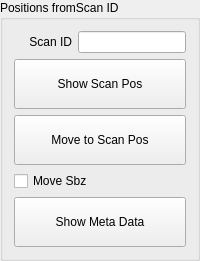
                <widget class="QGroupBox" name="groupBox_13">
                 <property name="sizePolicy">
                  <sizepolicy hsizetype="Fixed" vsizetype="Preferred">
                   <horstretch>0</horstretch>
                   <verstretch>0</verstretch>
                  </sizepolicy>
                 </property>
                 <property name="title">
                  <string>Positions fromScan ID</string>
                 </property>
                 <layout class="QGridLayout" name="gridLayout_85">
                  <item row="0" column="0">
                   <layout class="QHBoxLayout" name="horizontalLayout_10">
                    <item>
                     <widget class="QLabel" name="label_166">
                      <property name="sizePolicy">
                       <sizepolicy hsizetype="Preferred" vsizetype="Fixed">
                        <horstretch>0</horstretch>
                        <verstretch>0</verstretch>
                       </sizepolicy>
                      </property>
                      <property name="text">
                       <string>Scan ID</string>
                      </property>
                      <property name="alignment">
                       <set>Qt::AlignRight|Qt::AlignTrailing|Qt::AlignVCenter</set>
                      </property>
                     </widget>
                    </item>
                    <item>
                     <widget class="QLineEdit" name="le_sid_position_mll">
                      <property name="sizePolicy">
                       <sizepolicy hsizetype="Preferred" vsizetype="Fixed">
                        <horstretch>0</horstretch>
                        <verstretch>0</verstretch>
                       </sizepolicy>
                      </property>
                     </widget>
                    </item>
                   </layout>
                  </item>
                  <item row="2" column="0">
                   <widget class="QPushButton" name="pb_recover_scan_pos_mll">
                    <property name="enabled">
                     <bool>true</bool>
                    </property>
                    <property name="sizePolicy">
                     <sizepolicy hsizetype="Preferred" vsizetype="Fixed">
                      <horstretch>0</horstretch>
                      <verstretch>0</verstretch>
                     </sizepolicy>
                    </property>
                    <property name="text">
                     <string>
Move to Scan Pos
</string>
                    </property>
                   </widget>
                  </item>
                  <item row="3" column="0">
                   <widget class="QCheckBox" name="cb_sid_move_base_mll">
                    <property name="sizePolicy">
                     <sizepolicy hsizetype="Preferred" vsizetype="Fixed">
                      <horstretch>0</horstretch>
                      <verstretch>0</verstretch>
                     </sizepolicy>
                    </property>
                    <property name="text">
                     <string>Move Sbz</string>
                    </property>
                   </widget>
                  </item>
                  <item row="5" column="0">
                   <widget class="QPushButton" name="pb_print_scan_meta_mll">
                    <property name="sizePolicy">
                     <sizepolicy hsizetype="Preferred" vsizetype="Fixed">
                      <horstretch>0</horstretch>
                      <verstretch>0</verstretch>
                     </sizepolicy>
                    </property>
                    <property name="text">
                     <string>
Show Meta Data
</string>
                    </property>
                   </widget>
                  </item>
                  <item row="1" column="0">
                   <widget class="QPushButton" name="pb_show_scan_pos_mll">
                    <property name="sizePolicy">
                     <sizepolicy hsizetype="Preferred" vsizetype="Fixed">
                      <horstretch>0</horstretch>
                      <verstretch>0</verstretch>
                     </sizepolicy>
                    </property>
                    <property name="text">
                     <string>
Show Scan Pos
</string>
                    </property>
                   </widget>
                  </item>
                 </layout>
                </widget>
